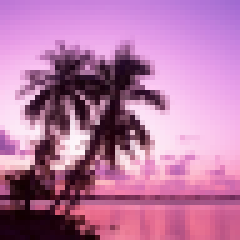
#> input picture Algorithms/ChangeBasis/dream.png, 48 x 48 px (shown 5 times larger)
$ python basis.py
#> lines starting #> are read from the running program, lines starting #| are printed output that depends on the picture
import numpy as np
from numpy import math
from matplotlib import pyplot as plt

x = [-1.5, -1., -.5, 0., .5, 1., 1.5, .75, -.75]
y = [0., -1., -2., -2., -2., -1., 0., 2., 2.]

A = np.array([x, y])


def strc(A, x, y):
#> called with A = array of shape (2, 9), x = 2, y = 1.5
    strec = np.array([[x, 0.], [0., y]])
    newA = np.dot(strec, A)

    plt.subplot(2, 1, 1)
    plt.plot(A[0], A[1], '.')
    plt.xlim(-5, 5)
    plt.ylim(-5, 5)
    plt.subplot(2, 1, 2)
    plt.plot(newA[0], newA[1], '.')
    plt.xlim(-5, 5)
    plt.ylim(-5, 5)
    plt.show()
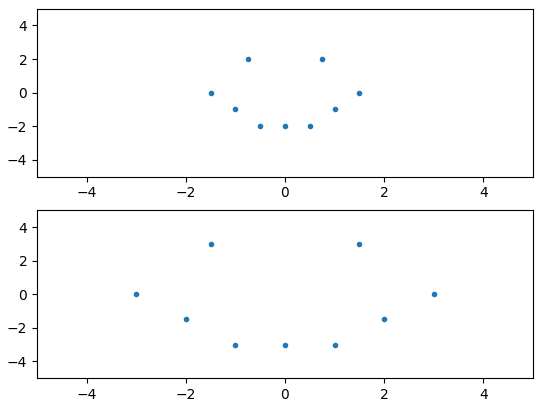
#> figure drawn by matplotlib, 2 panels


def rotate(A, ang):
#> called with A = array of shape (2, 9), ang = 0.589
    c, s = math.cos(ang), math.sin(ang)

    rotat = np.array([[c, -s], [s, c]])
    newA = np.dot(rotat, A)

    plt.subplot(2, 1, 1)
    plt.plot(A[0], A[1], '.')
    plt.xlim(-5, 5)
    plt.ylim(-5, 5)
    plt.subplot(2, 1, 2)
    plt.plot(newA[0], newA[1], '.')
    plt.xlim(-5, 5)
    plt.ylim(-5, 5)
    plt.show()


def shift(A, x, y):
#> called with A = array of shape (2, 9), x = 2, y = 1.5
    shift = np.array([[x], [y]])
    newA = A+shift

    plt.subplot(2, 1, 1)
    plt.plot(A[0], A[1], '.')
    plt.xlim(-5, 5)
    plt.ylim(-5, 5)
    plt.subplot(2, 1, 2)
    plt.plot(newA[0], newA[1], '.')
    plt.xlim(-5, 5)
    plt.ylim(-5, 5)
    plt.show()


def combo(A, strX, strY, ang, shiftX, shiftY):
#> called with A = array of shape (2, 9), strX = 2, strY = 2, ang = 2.36, shiftX = 1, shiftY = -2
    c, s = math.cos(ang), math.sin(ang)

    strec = np.array([[strX, 0.], [0., strY]])
    rotat = np.array([[c, -s], [s, c]])
    shift = np.array([[shiftX], [shiftY]])
    newA = rotat.dot(strec).dot(A)+shift

    plt.subplot(2, 1, 1)
    plt.plot(A[0], A[1], '.')
    plt.xlim(-8, 8)
    plt.ylim(-8, 8)
    plt.subplot(2, 1, 2)
    plt.plot(newA[0], newA[1], '.')
    plt.xlim(-8, 8)
    plt.ylim(-8, 8)
    plt.show()
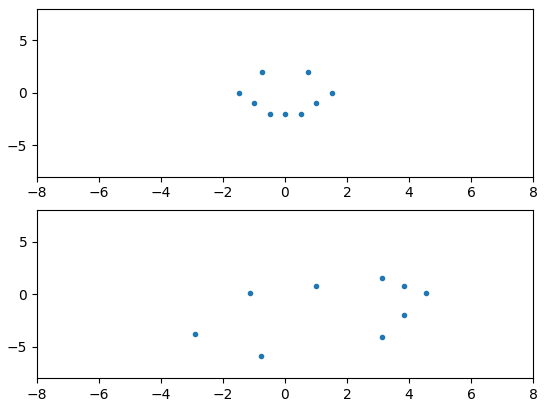
#> figure drawn by matplotlib, 2 panels
#> in rotImg, img_color is the input picture: shape (48, 48, 3) float32; mean R, G, B 0.718, 0.471, 0.646


def imgR(img, ang):
#> called with ang = 0.785
    m, n = img.shape[:2]
#> m = 48; n = 48
    c, s = math.cos(ang), math.sin(ang)

    q = int(max(m, n)*1.5)
#> q = 72
    newImg = np.ones((q, q, 3))
    for i in xrange(m):
        for j in xrange(n):
            k = int(round((i-m/2)*c+(j-n/2)*-s+q/2))
            l = int(round((i-m/2)*s+(j-n/2)*c+q/2))
            newImg[k, l,:] = img[i, j,:]
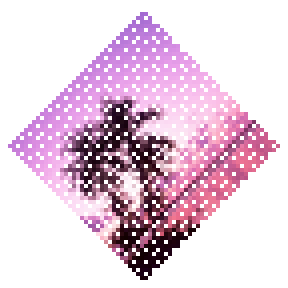
#> newImg: shape (72, 72, 3) float64 (shown 4 times larger); mean of channels 0, 1, 2 0.896, 0.804, 0.869; drawn as R, G, B
    plt.imshow(newImg)
    plt.show()

def rotImg():
    img_color = plt.imread('dream.png')

    ang = 2*np.pi/8.
    imgR(img_color[:,:], ang)


    plt.imshow(img_color)
    plt.show()

if __name__ == "__main__":
    strc(A, 2, 1.5)

    ang = 3*np.pi/16.
    rotate(A, ang)

    shift(A, 2, 1.5)

    ang = 3*np.pi/4.
    combo(A, 2., 2., ang, 1., -2.)

    rotImg()
